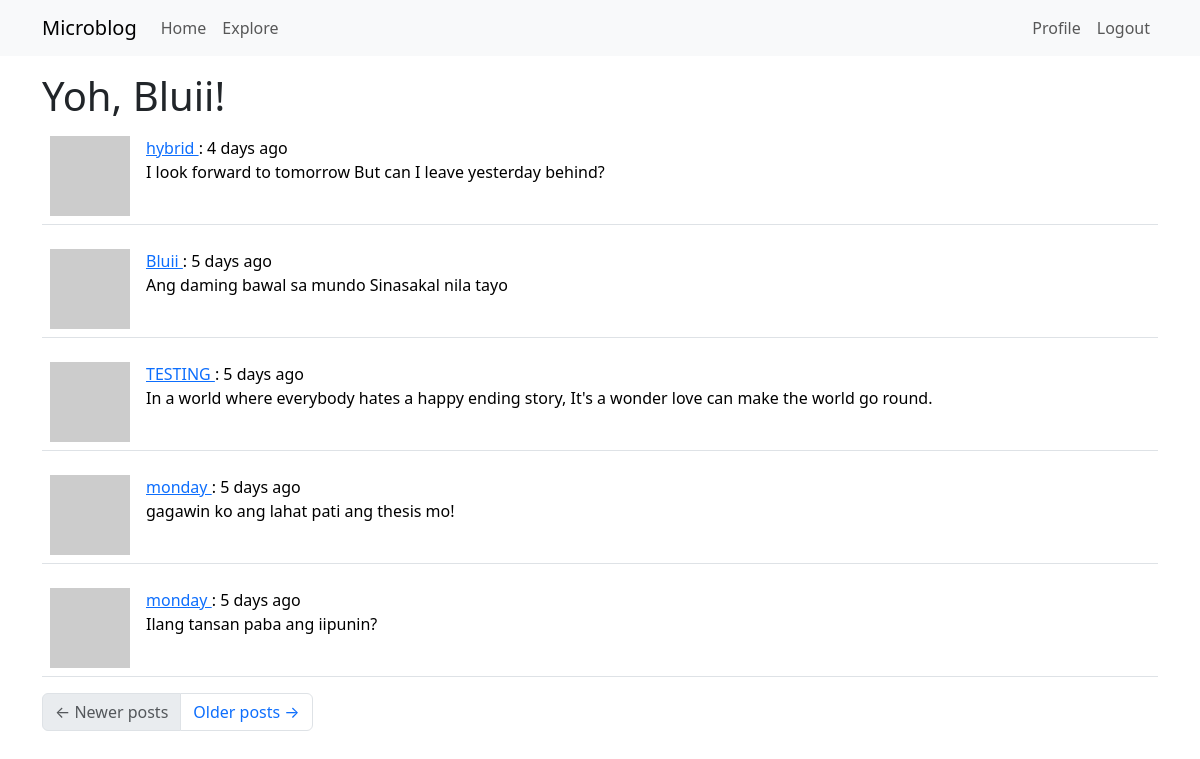
The page /explore (signed in) on the database as committed earlier.
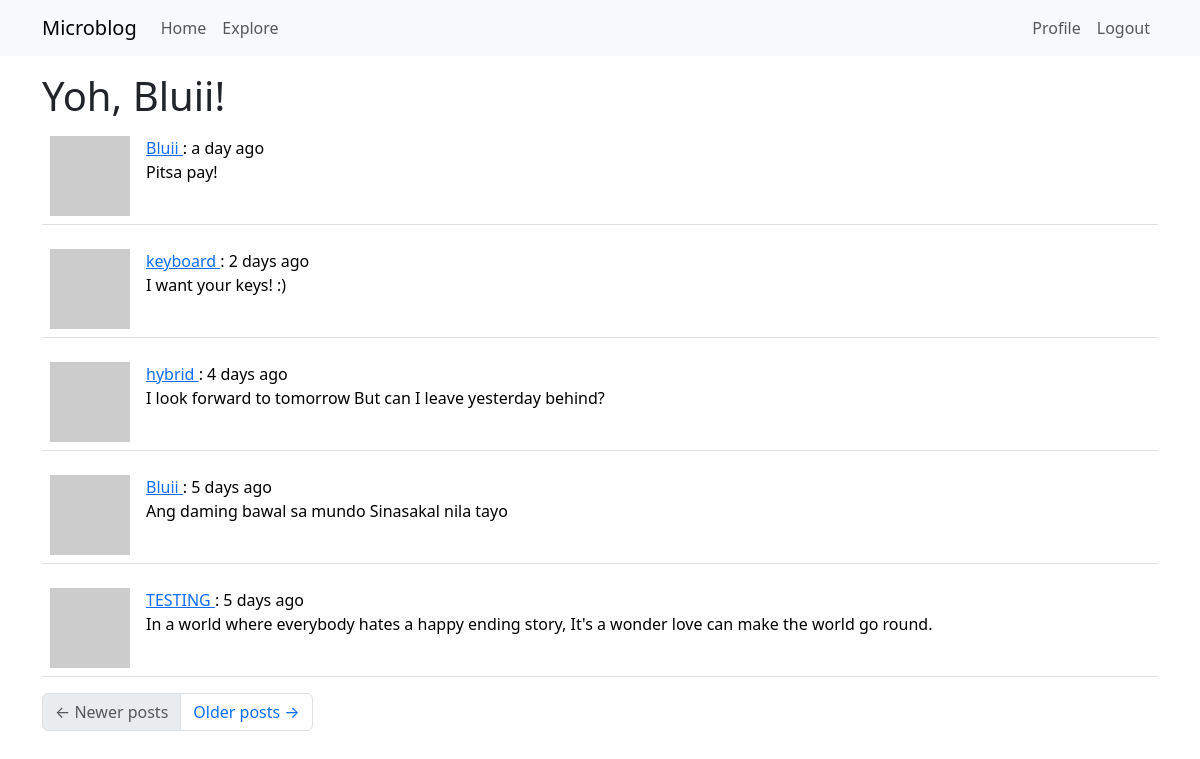
The same page on the database as committed later.
### app/models.py (models this page shows, shortened)
class User(UserMixin, db.Model):
    id: so.Mapped[int] = so.mapped_column(primary_key=True)
    username: so.Mapped[str] = so.mapped_column(sa.String(64), index=True, unique=True)
    email: so.Mapped[str] = so.mapped_column(sa.String(120), index=True, unique=True)
    password_hash: so.Mapped[Optional[str]] = so.mapped_column(sa.String(256))
    posts: so.WriteOnlyMapped['Post'] = so.relationship(back_populates='author')
    about_me: so.Mapped[Optional[str]] = so.mapped_column(sa.String(140))
    last_seen: so.Mapped[Optional[datetime]] = so.mapped_column(default=lambda: datetime.now(timezone.utc))
    following: so.WriteOnlyMapped['User'] = so.relationship(secondary=followers, primaryjoin=(followers.c.follower_id == id),
                                                            secondaryjoin=(followers.c.followed_id == id),
                                                            back_populates='followers')
    followers: so.WriteOnlyMapped['User'] = so.relationship(secondary=followers, primaryjoin=(followers.c.followed_id == id),
                                                            secondaryjoin=(followers.c.follower_id == id),
                                                            back_populates='following')
    def avatar(self, size):
        digest = md5(self.email.lower().encode('utf-8')).hexdigest()
        return f'https://www.gravatar.com/avatar/{digest}?d=identicon&s={size}'

class Post(db.Model):
    id: so.Mapped[int] = so.mapped_column(primary_key=True)
    body: so.Mapped[str] = so.mapped_column(sa.String(140))
    timestamp: so.Mapped[datetime] = so.mapped_column(index=True, default=lambda: datetime.now(timezone.utc))
    user_id: so.Mapped[int] = so.mapped_column(sa.ForeignKey(User.id), index=True)
    author: so.Mapped[User] = so.relationship(back_populates='posts')
    @login.user_loader
    def load_user(id):
        return db.session.get(User, int(id))

### app/routes.py (the view)
@app.route('/explore')
@login_required
def explore():
    page = request.args.get('page', 1, type=int)
    query = sa.select(Post).order_by(Post.timestamp.desc())
    posts = db.paginate(query, page=page, per_page=app.config['POSTS_PER_PAGE'], error_out=False)
    next_url = url_for('explore', page=posts.next_num)\
        if posts.has_next else None
    prev_url = url_for('explore', page=posts.prev_num)\
        if posts.has_prev else None
    return  render_template('index.html', title='Explore', posts=posts.items, next_url=next_url, prev_url=prev_url)

### app/routes.py (called while the page is built)
@app.before_request
def before_request():
    if current_user.is_authenticated:
        current_user.last_seen = datetime.now(timezone.utc)
        db.session.commit()

### app/templates/index.html (shortened to what this page needs)
{% extends "base.html" %}
{% block content %}
        <h1> Yoh, {{ current_user.username }}!</h1>
        {% for post in posts %}
            {% include '_post.html' %}
        {% endfor %}
        <nav aria-label="Post navigation">
            <ul class="pagination">
                <li class="page-item{% if not prev_url %} disabled{% endif %}">
                    <a class="page-link" href="{{ prev_url }}">
                        <span aria-hidden="true">&larr;</span> Newer posts
                    </a>
                </li>
                <li class="page-item{% if not next_url %} disabled{% endif %}">
                    <a class="page-link" href="{{ next_url }}">
                        Older posts <span aria-hidden="true">&rarr;</span>
                    </a>
                </li>
            </ul>
        </nav>
{% endblock %}

### app/templates/base.html (shortened to what this page needs)
<!DOCTYPE html>
<html lang="en">
    <head>
        <link
            href="https://cdn.jsdelivr.net/npm/bootstrap@5.3.2/dist/css/bootstrap.min.css"
            rel="stylesheet"
>
    </head>
    <body>
        <nav class="navbar navbar-expand-lg bg-body-tertiary">
        <div class="container">
            <a class="navbar-brand" href="{{ url_for('index') }}">Microblog</a>
            <div class="collapse navbar-collapse" id="navbarSupportedContent">
                <ul class="navbar-nav me-auto mb-2 mb-lg-0">
                    <li class="nav-item">
                        <a class="nav-link" aria-current="page" href="{{ url_for('index' )}}">{{ ('Home') }}</a>
                    </li>
                    <li class="nav-item">
                        <a class="nav-link" aria-current="page" href="{{ url_for('explore' )}}">{{ ('Explore') }}</a>
                    </li>
                </ul>
                <ul class="navbar-nav mb-2 mb-lg-0">
                    {% if current_user.is_anonymous %}
                    <li class="nav-item">
                        <a class="nav-link" aria-current="page" href="{{ url_for('login') }}">{{ ('Login') }}</a>
                    </li>
                    {% else %}
                    <li class="nav-item">
                        <a class="nav-link" aria-current="page" href="{{ url_for('user', username=current_user.username) }}">{{ ('Profile') }}</a>
                    </li>
                    <li class="nav-item">
                        <a class="nav-link" aria-current="page" href="{{ url_for('logout') }}">{{ ('Logout') }}</a>
                    </li>
                    {% endif %}
                </ul>
            </div>
        </div>
        </nav>
        <div class="container mt-3">
            {% block content %}{% endblock %}
        </div>
    </body>
</html>

### app/templates/_post.html
<table class="table table-hover">
    <tr>
        <td width="50px">
            <a href="{{ url_for('user', username=post.author.username) }}">
                <img src="{{ post.author.avatar(50) }}" />
            </a>
        </td>
        <td>
            <a href="{{ url_for('user', username=post.author.username) }}">
                {{ post.author.username }}
            </a>
            :   {{ moment(post.timestamp).fromNow() }}
            <br>
            {{ post.body }}
        </td>
    </tr>
</table>

Rows that differ between the two databases and show on the page:
no longer on this page (row unchanged): Post: author.username "monday", timestamp "5 days ago", body "gagawin ko ang lahat pati ang thesis mo!"
no longer on this page (row unchanged): Post: author.username "monday", timestamp "5 days ago", body "Ilang tansan paba ang iipunin?"
added Post: author.username "Bluii", timestamp "a day ago", body "Pitsa pay!"
added Post: author.username "keyboard", timestamp "2 days ago", body "I want your keys! :)"
